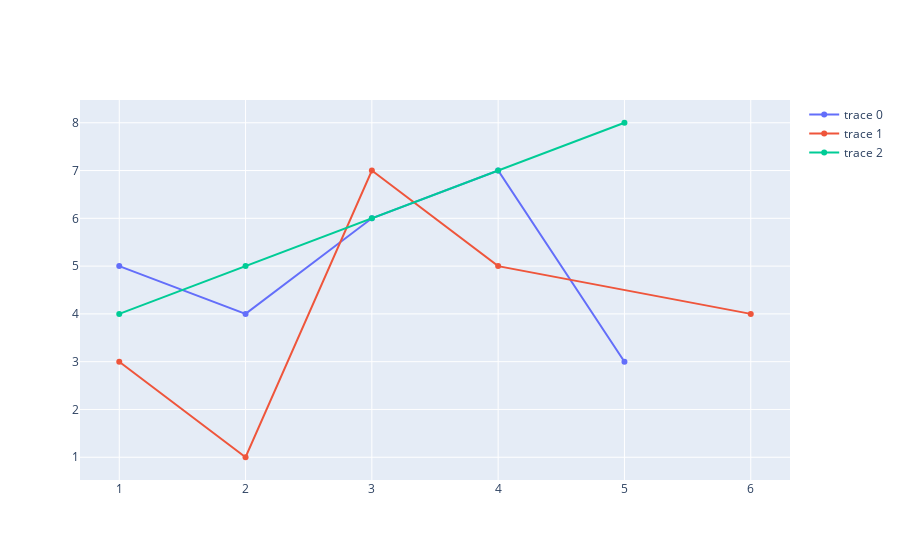

Write notebook code for a chart like this one.
### Code cell
fig.add_trace(go.Scatter(x = x1, y = y1))
fig.add_trace(go.Scatter(x = x2, y = y2))
fig.add_trace(go.Scatter(x = x3, y = y3))

### Figure 1 — Plotly figure (JSON) as saved in the notebook; plotly's stock layout.template omitted (floating-point values rounded to 4 significant figures)
{"data": [{"type": "scatter", "x": [1, 2, 3, 4, 5], "y": [5, 4, 6, 7, 3]}, {"type": "scatter", "x": [6, 4, 3, 2, 1], "y": [4, 5, 7, 1, 3]}, {"type": "scatter", "x": [1, 2, 3, 4, 5], "y": [4, 5, 6, 7, 8]}], "layout": {}}
